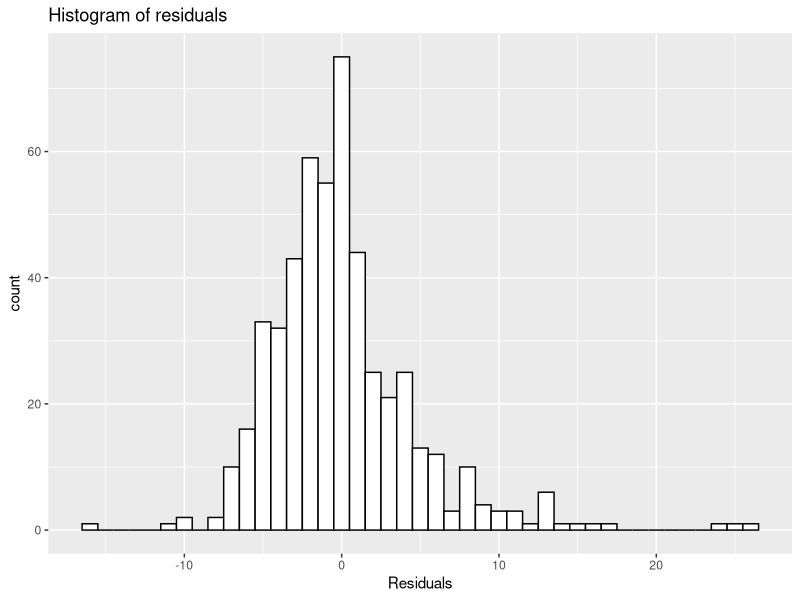

This figure's R source:
plots <- function(Response,Predictors,pl_type){
  library(cowplot)
  n <-  length(Response)  
  p <-  (dim(Predictors)[2]+1)
  df <-  n - p  #Degree of freedom i.e no of observation minus no of parameter
  
  
  Response1 <-  as.vector(Response)    #Response values  
  Predictors <- as.matrix(Predictors) # Predictor values
  intercept <- rep(1, n)
  Predictors1 <- cbind(intercept,Predictors)
  Betas1 <- solve(t(Predictors1)%*%Predictors1)%*%t(Predictors1)%*%Response1
  
  
  # Residual computation
  Fitted.values <- Predictors1%*%as.matrix(Betas1)  # Predicted response
  Residuals <-  Response - Fitted.values 
  pl_dat = data.frame(Residuals = Residuals, Fitted.values = Fitted.values)
  library(ggplot2)
  
  if(pl_type == "res_fit") {
    # 1. Residuals vs fitted-values
    print(ggplot(pl_dat, aes(y = Residuals, x = Fitted.values )) + 
            geom_point() + geom_smooth(method = lm, se = FALSE) + labs(title = "Residuals VS Fitted-Values"))
    
  } else if(pl_type == "qq") {
    # 2. qq-plot of residuals
    print(ggplot(pl_dat, aes(sample = Residuals)) + stat_qq() + stat_qq_line()+labs(title = "QQ-Plot of residuals"))
    
  } else if(pl_type == "hist") {
    #3. Histogram (or density) of residuals
    print(ggplot(pl_dat, aes(x = Residuals)) + geom_histogram(color="black", fill="white",binwidth=1)+
            labs(title = "Histogram of residuals"))
    
  } else if(pl_type == "all"){
    
    a <- ggplot(pl_dat, aes(y = Residuals, x = Fitted.values )) + 
      geom_point() + geom_smooth(method = lm, se = FALSE) + labs(title = "Residuals Vs Fitted-Values")
    
    b <- ggplot(pl_dat, aes(sample = Residuals)) + stat_qq() + stat_qq_line()+labs(title = "QQ-Plot of residuals")
    
    c <-  ggplot(pl_dat, aes(x = Residuals)) + geom_histogram(color="black", fill="white",binwidth=1)+
      labs(title = "Histogram of residuals")
    print(plot_grid(a,b,c))
    
  } else{
    print("error in pl_type argument")
  }
}

library(MASS)
View(Boston)
Response <- Boston$medv
Predictors <- Boston[1:13]

plots(Response,Predictors,pl_type="hist")



